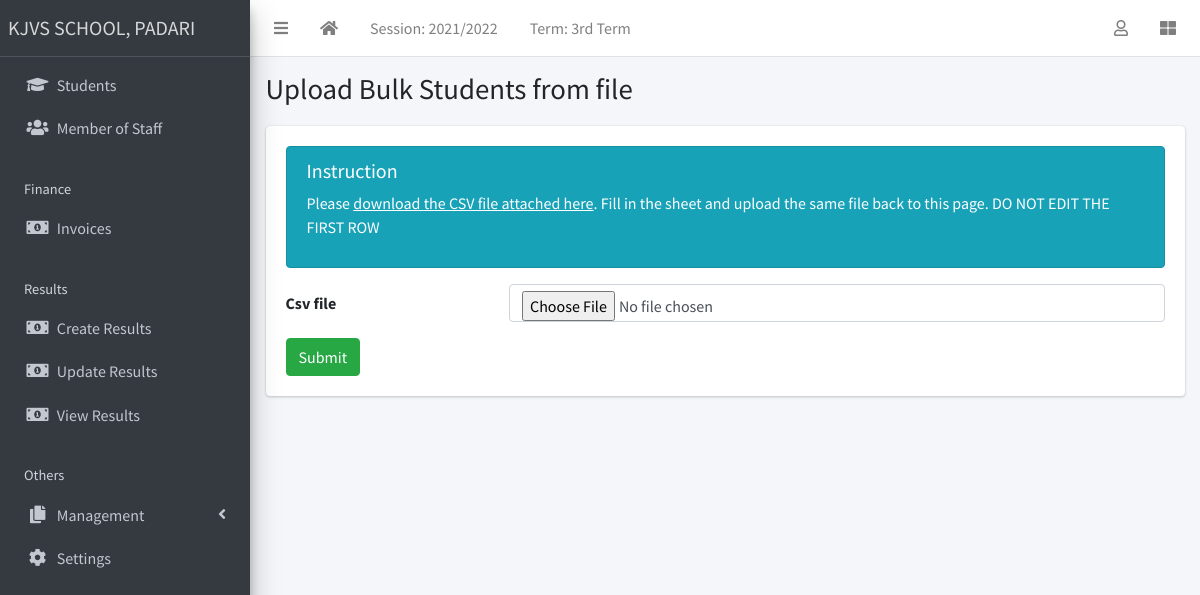
/student/upload/ (signed in), run on the app's committed database.
### apps/corecode/models.py (models this page shows, shortened)
class AcademicSession(models.Model):
    name = models.CharField(max_length=200, unique=True)
    current = models.BooleanField(default=True)
    class Meta:
        ordering = ["-name"]

class AcademicTerm(models.Model):
    name = models.CharField(max_length=20, unique=True)
    current = models.BooleanField(default=True)
    class Meta:
        ordering = ["name"]

class SiteConfig(models.Model):
    key = models.SlugField()
    value = models.CharField(max_length=200)

### apps/students/views.py (the view)
# urls.py: path("upload/", StudentBulkUploadView.as_view(), name="student-upload"),
class StudentBulkUploadView(LoginRequiredMixin, SuccessMessageMixin, CreateView):
    model = StudentBulkUpload
    template_name = "students/students_upload.html"
    fields = ["csv_file"]
    success_url = "/student/list"
    success_message = "Successfully uploaded students"

### apps/corecode/context_processors.py (called while the page is built)
def site_defaults(request):
    current_session = AcademicSession.objects.get(current=True)
    current_term = AcademicTerm.objects.get(current=True)
    vals = SiteConfig.objects.all()
    contexts = {
        "current_session": current_session.name,
        "current_term": current_term.name,
    }
    for val in vals:
        contexts[val.key] = val.value
    return contexts

### apps/students/templates/students/students_upload.html (shortened to what this page needs)
{% extends 'base.html' %}
{% block title %}
  Upload Bulk Students from file
{% endblock title %}
{% block content %}
  <div class="col alert alert-info">
    <h5>Instruction</h5>
    <p>Please <a href="{% url 'download-csv' %}">download the CSV file attached here</a>. Fill in the sheet and upload the same file back to this page. DO NOT EDIT THE FIRST ROW</p>
  </div>
  <form method="POST" enctype="multipart/form-data">
    {% include 'corecode/form_snippet.html' %}
    <input type="submit" class="btn btn-success" value="Submit">
  </form>
{% endblock content %}

### templates/base.html (shortened to what this page needs)
{% load static %}
<!DOCTYPE html>
<html lang="en">
<head>
  <link rel="stylesheet" href="{% static 'plugins/fontawesome-free/css/all.min.css' %}">
  <link rel="stylesheet" href="{% static 'plugins/toastr/toastr.min.css' %}">
  <link rel="stylesheet"
    href="{% static 'plugins/overlayScrollbars/css/OverlayScrollbars.min.css' %}">
  <link rel="stylesheet" href="{% static 'plugins/Datatables/datatables.min.css' %}" />
  <link rel="stylesheet" href="{% static 'dist/css/adminlte.min.css' %}">
</head>
<body
  class="hold-transition sidebar-mini layout-fixed layout-navbar-fixed layout-footer-fixed">
  <div class="wrapper">
    <nav class="main-header navbar navbar-expand navbar-white navbar-light">
      <ul class="navbar-nav">
        <li class="nav-item">
          <a class="nav-link" data-widget="pushmenu" href="#" role="button"><i
              class="fas fa-bars"></i></a>
        </li>
        <li class="nav-item d-none d-sm-inline-block">
          <a href="{% url 'dashboard' %} " class="nav-link"><i class="fa fa-home"></i></a>
        </li>
        <li class="nav-item d-none d-sm-inline-block">
          <a href="{% url 'current-session' %}" class="nav-link">Session: {{ current_session }}</a>
        </li>
        <li class="nav-item d-none d-sm-inline-block">
          <a href="{% url 'current-session' %}" class="nav-link">Term: {{ current_term }}</a>
        </li>
      </ul>
      <ul class="navbar-nav ml-auto">
        <li class="nav-item dropdown">
          <a class="nav-link" data-toggle="dropdown" href="#">
            <i class="far fa-user"></i>
          </a>
        </li>
        <li class="nav-item">
          <a class="nav-link" data-widget="control-sidebar" data-slide="true"
            href="#" role="button"><i class="fas fa-th-large"></i></a>
        </li>
      </ul>
    </nav>
    <aside class="main-sidebar sidebar-dark-primary elevation-4">
      <a href="{% url 'home' %}" class="brand-link">{{ school_name | default:"MySchool" }}</a>
      <div class="sidebar">
        <nav class="mt-2">
          <ul class="nav nav-pills nav-sidebar flex-column"
            data-widget="treeview" role="menu" data-accordion="false">
            <li class="nav-item">
              <a href="{% url 'student-list' %}" class="nav-link">
                <i class="nav-icon fas fa-graduation-cap"></i>
                <p>
                  Students
                </p>
              </a>
            </li>
            <li class="nav-item">
              <a href="{% url 'staff-list' %}" class="nav-link">
                <i class="nav-icon fas fa-users"></i>
                <p>
                  Member of Staff
                </p>
              </a>
            </li>
            <li class="nav-header">Finance</li>
            <li class="nav-item">
              <a href="{% url 'invoice-list' %}" class="nav-link">
                <i class="nav-icon fas fa-money-bill-alt"></i>
                <p>
                  Invoices
                </p>
              </a>
            </li>
            <li class="nav-header">Results</li>
            <li class="nav-item">
              <a href="{% url 'create-result' %}" class="nav-link">
                <i class="nav-icon fas fa-money-bill-alt"></i>
                <p>
                  Create Results
                </p>
              </a>
            </li>
            <li class="nav-item">
              <a href="{% url 'edit-results' %}" class="nav-link">
                <i class="nav-icon fas fa-money-bill-alt"></i>
                <p>
                  Update Results
                </p>
              </a>
            </li>
            <li class="nav-item">
              <a href="{% url 'view-results' %}" class="nav-link">
                <i class="nav-icon fas fa-money-bill-alt"></i>
                <p>
                  View Results
                </p>
              </a>
            </li>
            <li class="nav-header">Others</li>
            <li class="nav-item has-treeview">
              <a href="#" class="nav-link">
                <i class="nav-icon fas fa-copy"></i>
                <p>
                  Management
                  <i class="fas fa-angle-left right"></i>
                </p>
              </a>
            </li>
            <li class="nav-item">
              <a href="{% url 'configs' %}" class="nav-link">
                <i class="nav-icon fas fa-cog"></i>
                <p>
                  Settings
                </p>
              </a>
            </li>
          </ul>
        </nav>
      </div>
    </aside>
    <div class="content-wrapper">
      <section class="content-header">
        <div class="container-fluid">
          <div class="row mb-1">
            <div class="col-sm-8">
              <h1>{% block title %}{% endblock title %}</h1>
            </div>
            <div class="col-sm-4">
            </div>
          </div>
        </div>
      </section>
      <section class="content">
        <div class="container-fluid">
          <div class="row">
            <div class="col-md-12">
              {% block fullcard %}
              <div class="card">
                <div class="card-body">
                  <div class="row">
                    <div class="col">
                      {% block content %}
                      {% endblock content %}
                    </div>
                  </div>
                </div>
              </div>
              {% endblock fullcard %}
            </div>
          </div>
        </div>
      </section>
    </div>
  </div>
</body>
</html>

### data on the page
AcademicSession: name "2021/2022"
AcademicTerm: name "3rd Term"
SiteConfig: value "KJVS SCHOOL, PADARI"

### other printed values
{{ field.label }} "Csv file"
